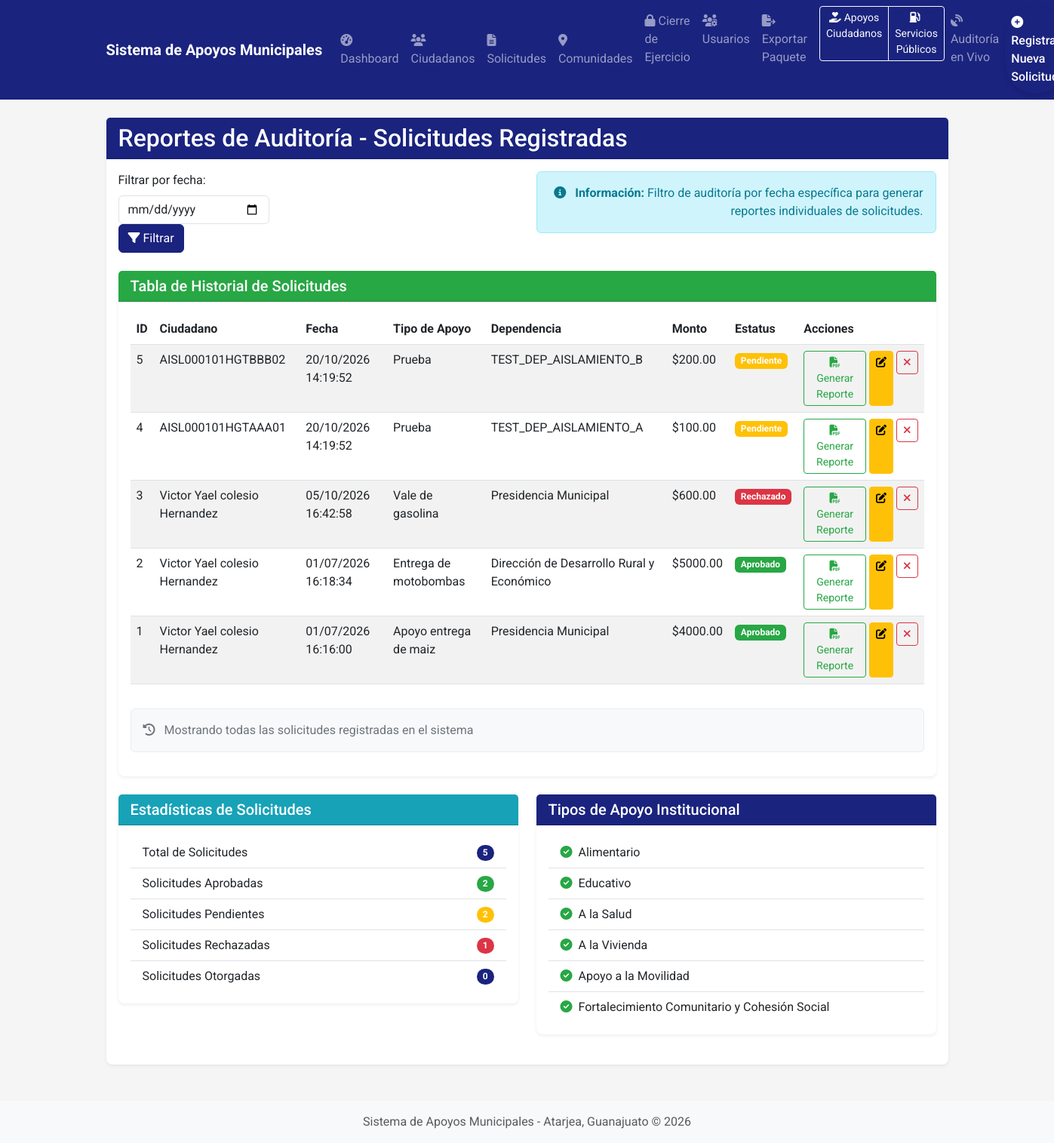
/historial_auditoria (signed in), run on an earlier commit of the app's database.
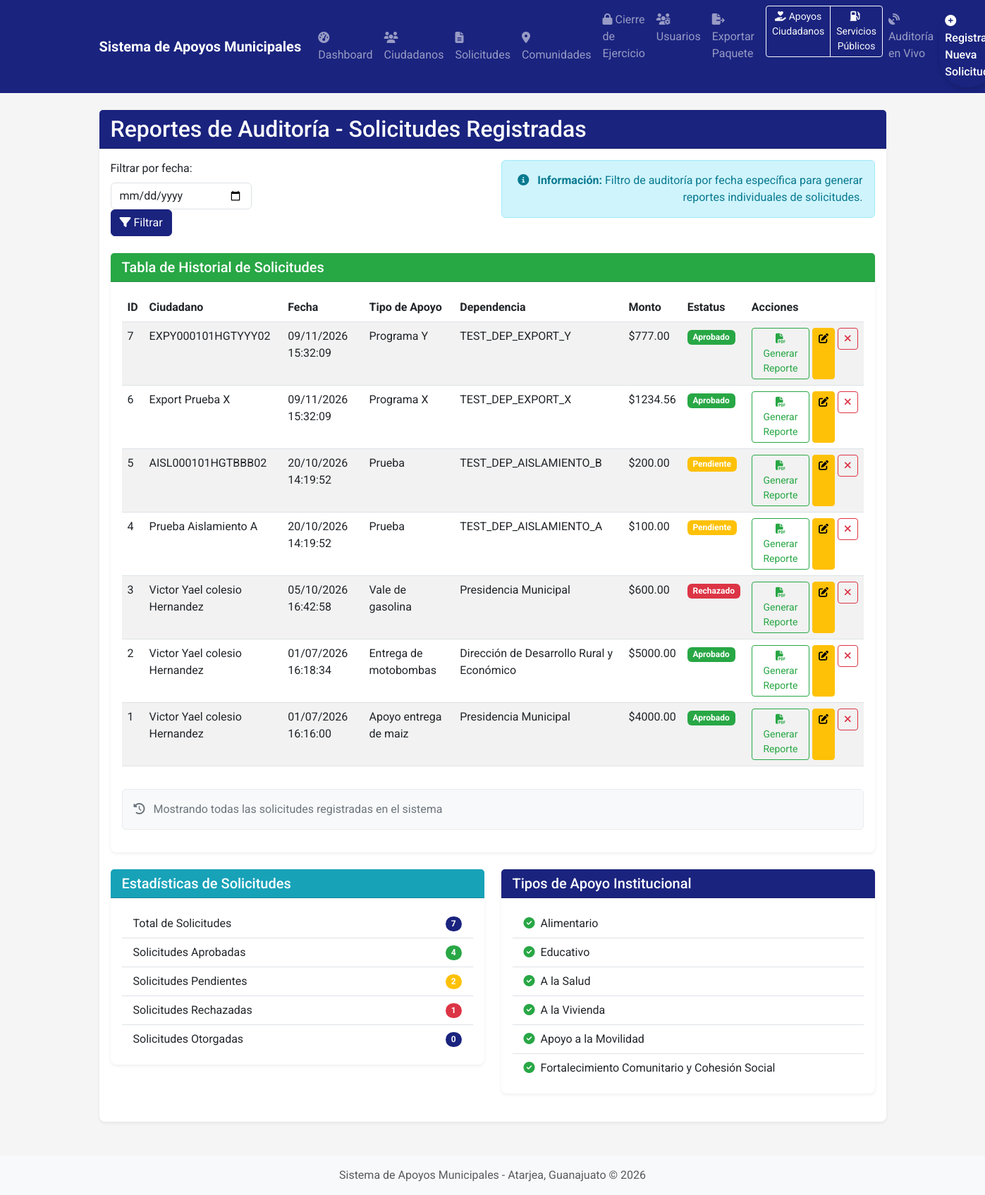
And on a later commit of the database.
### app/models.py (models this page shows, shortened)
class Solicitud(db.Model):
    __tablename__ = 'solicitudes'
    id = db.Column(db.Integer, primary_key=True)
    folio = db.Column(db.String(20), unique=True, nullable=True)  # Folio único generado automáticamente
    CURP = db.Column(db.String(18), db.ForeignKey('ciudadanos.CURP'), nullable=False)
    Comunidad = db.Column(db.String(100), nullable=False)
    Programa = db.Column(db.String(100), nullable=False)
    Tipo_Apoyo = db.Column(db.String(100), nullable=False, default=TipoApoyoEnum.ALIMENTARIO.value)
    Monto = db.Column(db.Numeric(10, 2), nullable=True)  # Monto total (calculado automáticamente a partir del desglose por fuente)
    Monto_Federal = db.Column(db.Numeric(10, 2), nullable=True, default=0)
    Monto_Estatal = db.Column(db.Numeric(10, 2), nullable=True, default=0)
    Monto_Municipal = db.Column(db.Numeric(10, 2), nullable=True, default=0)
    Monto_Beneficiario = db.Column(db.Numeric(10, 2), nullable=True, default=0)
    Monto_Estimado = db.Column(db.Numeric(10, 2), nullable=True, default=0)
    Tipo_Beneficiario = db.Column(db.String(20), nullable=True, default=TipoBeneficiarioEnum.PARTICULAR.value)
    Dependencia = db.Column(db.String(100), nullable=True)  # Campo legacy
    dependencia_id = db.Column(db.Integer, db.ForeignKey('dependencias.id'), nullable=True)
    usuario_id = db.Column(db.Integer, db.ForeignKey('usuarios.id'), nullable=True)
    Fecha_Solicitud = db.Column(db.DateTime, default=datetime.utcnow)
    Estatus = db.Column(db.String(20), default=EstatusEnum.PENDIENTE.value)
    usuario_autorizador = db.Column(db.Integer, db.ForeignKey('usuarios.id'), nullable=True)
    puesto_autorizador = db.Column(db.String(100), nullable=True)
    usuario = db.relationship('Usuario', foreign_keys=[usuario_id], backref='solicitudes_creadas')
    autorizador = db.relationship('Usuario', foreign_keys=[usuario_autorizador], backref='solicitudes_autorizadas')
    adjuntos = db.relationship('AdjuntoSolicitud', backref='solicitud_relacion', lazy=True, cascade="all, delete-orphan")

### app/routes.py (the view)
@main.route('/historial_auditoria', methods=['GET', 'POST'])
@login_required
def historial_auditoria():
    try:
        fecha_filtro = request.args.get('fecha_filtro')
        if current_user.tiene_vision_total():
            query = Solicitud.query
        else:
            query = Solicitud.query.filter_by(dependencia_id=current_user.dependencia_id)
        if fecha_filtro:
            fecha_filtro_date = datetime.strptime(fecha_filtro, '%Y-%m-%d').date()
            query = query.filter(db.func.date(Solicitud.Fecha_Solicitud) == fecha_filtro_date)
        solicitudes = query.order_by(Solicitud.Fecha_Solicitud.desc()).all()
        solicitudes_data = []
        for solicitud in solicitudes:
            ciudadano = Ciudadano.query.filter_by(CURP=solicitud.CURP).first()
            solicitudes_data.append({
                'id': solicitud.id,
                'ciudadano': ciudadano.nombre_completo() if ciudadano else (solicitud.CURP or 'No identificado'),
                'fecha': solicitud.Fecha_Solicitud.strftime('%d/%m/%Y %H:%M:%S') if solicitud.Fecha_Solicitud else '-',
                'tipo_apoyo': solicitud.Programa if solicitud.Programa else 'Sin tipo definido',
                'dependencia': solicitud.Dependencia if solicitud.Dependencia else 'Sin dependencia',
                'monto': float(solicitud.Monto) if solicitud.Monto else 0,
                'estatus': solicitud.Estatus if solicitud.Estatus else 'Pendiente',
                'curp': solicitud.CURP
            })
        tipos_apoyo = [
            'Alimentario',
            'Educativo',
            'A la Salud',
            'A la Vivienda',
            'Apoyo a la Movilidad',
            'Fortalecimiento Comunitario y Cohesión Social'
        ]
        return render_template('historial_auditoria.html',
                               solicitudes=solicitudes_data,
                               fecha_filtro=fecha_filtro,
                               tipos_apoyo=tipos_apoyo,
                               es_admin=current_user.es_admin())
    except Exception as e:
        current_app.logger.error(f"Error en historial de auditoría: {str(e)}")
        flash('Error al cargar el historial de auditoría.', 'danger')
        return redirect(url_for('main.dashboard'))

### templates/historial_auditoria.html (shortened to what this page needs)
{% extends "layout.html" %}
{% block content %}
<div class="container mt-4">
    <div class="card mb-4 shadow-sm">
        <div class="card-header bg-primary text-white">
            <h2 class="mb-0">Reportes de Auditoría - Solicitudes Registradas</h2>
        </div>
        <div class="card-body">
            <div class="row mb-4">
                <div class="col-md-6">
                    <form method="GET" action="{{ url_for('main.historial_auditoria') }}" class="form-inline">
                        <div class="form-group">
                            <label for="fecha_filtro" class="form-label mr-2">Filtrar por fecha:</label>
                            <input type="date" id="fecha_filtro" name="fecha_filtro" class="form-control me-2"
                                   value="{{ fecha_filtro if fecha_filtro }}"
                                   style="max-width: 200px;">
                            <button type="submit" class="btn btn-primary">
                                <i class="fas fa-filter"></i> Filtrar
                            </button>
                        </div>
                    </form>
                </div>
                <div class="col-md-6 text-end">
                    <div class="alert alert-info">
                        <i class="fas fa-info-circle me-2"></i>
                        <strong>Información:</strong> Filtro de auditoría por fecha específica para generar reportes individuales de solicitudes.
                    </div>
                </div>
            </div>
            <div class="card mb-4 shadow-sm">
                <div class="card-header bg-success text-white">
                    <h5 class="mb-0">Tabla de Historial de Solicitudes</h5>
                </div>
                <div class="card-body">
                    <div class="table-responsive">
                        <table class="table table-striped table-hover">
                            <thead>
                                <tr>
                                    <th>ID</th>
                                    <th>Ciudadano</th>
                                    <th>Fecha</th>
                                    <th>Tipo de Apoyo</th>
                                    <th>Dependencia</th>
                                    <th>Monto</th>
                                    <th>Estatus</th>
                                    <th>Acciones</th>
                                </tr>
                            </thead>
                            <tbody>
                                {% for solicitud in solicitudes %}
                                <tr>
                                    <td>{{ solicitud.id }}</td>
                                    <td>{{ solicitud.ciudadano }}</td>
                                    <td>{{ solicitud.fecha }}</td>
                                    <td>{{ solicitud.tipo_apoyo }}</td>
                                    <td>{{ solicitud.dependencia }}</td>
                                    <td>${{ "%.2f"|format(solicitud.monto) }}</td>
                                    <td>
                                        {% if solicitud.estatus == 'Aprobado' %}
                                        <span class="badge bg-success">{{ solicitud.estatus }}</span>
                                        {% elif solicitud.estatus == 'Rechazado' %}
                                        <span class="badge bg-danger">{{ solicitud.estatus }}</span>
                                        {% elif solicitud.estatus == 'Otorgado' %}
                                        <span class="badge bg-primary">{{ solicitud.estatus }}</span>
                                        {% else %}
                                        <span class="badge bg-warning">{{ solicitud.estatus }}</span>
                                        {% endif %}
                                    </td>
                                    <td>
                                        <div class="d-flex gap-1">
                                            <button class="btn btn-sm btn-outline-success" onclick="generarReporteIndividual({{ solicitud.id }})">
                                                <i class="fas fa-file-pdf"></i> Generar Reporte
                                            </button>
                                            <a href="{{ url_for('main.editar_solicitud', solicitud_id=solicitud.id) }}" class="btn btn-sm btn-warning" title="Editar">
                                                <i class="fas fa-edit"></i>
                                            </a>
                                            <form action="{{ url_for('main.eliminar_solicitud', solicitud_id=solicitud.id) }}" method="POST" style="display: inline;">
                                                <button type="submit" class="btn btn-sm btn-outline-danger" title="Eliminar definitivamente"
                                                        onclick="return confirm('¿ELIMINAR PERMANENTEMENTE la solicitud #{{ solicitud.id }}?\n\nEsta acción NO es reversible.');">
                                                    <i class="fas fa-times"></i>
                                                </button>
                                            </form>
                                        </div>
                                    </td>
                                </tr>
                                {% else %}
                                <tr>
                                    <td colspan="8" class="text-center">No hay solicitudes registradas</td>
                                </tr>
                                {% endfor %}
                            </tbody>
                        </table>
                    </div>
                    {% if fecha_filtro %}
                    <div class="alert alert-warning mt-3">
                        <i class="fas fa-calendar-alt me-2"></i>
                        Mostrando solicitudes registradas solo para la fecha: {{ fecha_filtro }}
                    </div>
                    {% else %}
                    <div class="alert alert-secondary mt-3">
                        <i class="fas fa-history me-2"></i>
                        Mostrando todas las solicitudes registradas en el sistema
                    </div>
                    {% endif %}
                </div>
            </div>
            <div class="row">
                <div class="col-md-6">
                    <div class="card mb-4 shadow-sm">
                        <div class="card-header bg-info text-white">
                            <h5 class="mb-0">Estadísticas de Solicitudes</h5>
                        </div>
                        <div class="card-body">
                            <ul class="list-group list-group-flush">
                                <li class="list-group-item d-flex justify-content-between align-items-center">
                                    Total de Solicitudes
                                    <span class="badge bg-primary rounded-pill">{{ solicitudes|length }}</span>
                                </li>
                                <li class="list-group-item d-flex justify-content-between align-items-center">
                                    Solicitudes Aprobadas
                                    <span class="badge bg-success rounded-pill">{{ solicitudes|selectattr('estatus', 'eq', 'Aprobado')|list|length }}</span>
                                </li>
                                <li class="list-group-item d-flex justify-content-between align-items-center">
                                    Solicitudes Pendientes
                                    <span class="badge bg-warning rounded-pill">{{ solicitudes|selectattr('estatus', 'eq', 'Pendiente')|list|length }}</span>
                                </li>
                                <li class="list-group-item d-flex justify-content-between align-items-center">
                                    Solicitudes Rechazadas
                                    <span class="badge bg-danger rounded-pill">{{ solicitudes|selectattr('estatus', 'eq', 'Rechazado')|list|length }}</span>
                                </li>
                                <li class="list-group-item d-flex justify-content-between align-items-center">
                                    Solicitudes Otorgadas
                                    <span class="badge bg-primary rounded-pill">{{ solicitudes|selectattr('estatus', 'eq', 'Otorgado')|list|length }}</span>
                                </li>
                            </ul>
                        </div>
                    </div>
                </div>
                <div class="col-md-6">
                    <div class="card mb-4 shadow-sm">
                        <div class="card-header bg-primary text-white">
                            <h5 class="mb-0">Tipos de Apoyo Institucional</h5>
                        </div>
                        <div class="card-body">
                            <ul class="list-group list-group-flush">
                                {% for tipo in tipos_apoyo %}
                                <li class="list-group-item">
                                    <i class="fas fa-check-circle me-2 text-success"></i>{{ tipo }}
                                </li>
                                {% endfor %}
                            </ul>
                        </div>
                    </div>
                </div>
            </div>
        </div>
    </div>
</div>
{% endblock %}

What changed in the data, as far as the page shows it:
added Solicitud: id "7", ciudadano "EXPY000101HGTYYY02", fecha "09/11/2026 15:32:09", tipo_apoyo "Programa Y", dependencia "TEST_DEP_EXPORT_Y", monto "777.00", estatus "Aprobado"
added Solicitud: id "6", ciudadano "Export Prueba X", fecha "09/11/2026 15:32:09", tipo_apoyo "Programa X", dependencia "TEST_DEP_EXPORT_X", monto "1234.56", estatus "Aprobado"
computed for Solicitud "TEST_DEP_AISLAMIENTO_A": ciudadano "AISL000101HGTAAA01" → "Prueba Aislamiento A"
Also different on the page:
{{ solicitudes|length }}: "5" → "7"
{{ solicitudes|selectattr('estatus', 'eq', 'Aprobado')|list|length }}: "2" → "4"
